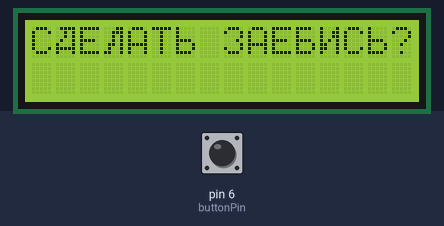
Recording of a sketch running on a simulated Arduino Uno, built with avr-gcc and run on an emulated ATmega328P. Parts: 16×2 character LCD. The inputs (shaded band) are chosen by the test bench; at power-on: pin 6 (buttonPin) HIGH.

Above: at 1.2 s.
1.3 s: pin 6 (buttonPin) pulled LOW for 0.15 s
At 2.0 s:
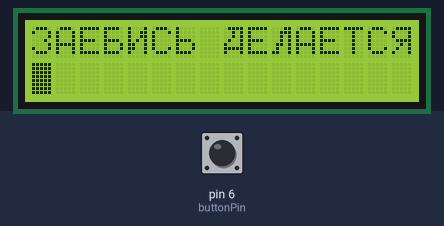
At 17.1 s:
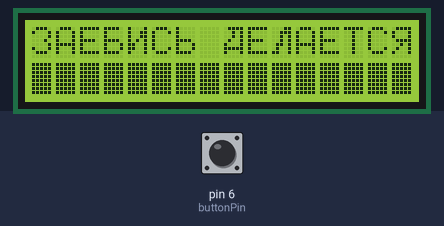
Timing chart, 0 to 18.6 s (numbered marks = the images above; inputs shaded):
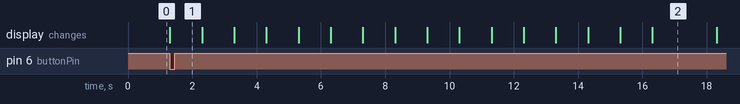

The sketch:

main.ino
```cpp
// include the library code:
#include <LiquidCrystal.h>

byte bukva_B[8]   = {B11110,B10000,B10000,B11110,B10001,B10001,B11110,B00000,}; // Буква "Б"
byte bukva_G[8]   = {B11111,B10001,B10000,B10000,B10000,B10000,B10000,B00000,}; // Буква "Г"
byte bukva_D[8]   = {B01111,B00101,B00101,B01001,B10001,B11111,B10001,B00000,}; // Буква "Д"
byte bukva_ZH[8]  = {B10101,B10101,B10101,B11111,B10101,B10101,B10101,B00000,}; // Буква "Ж"
byte bukva_Z[8]   = {B01110,B10001,B00001,B00010,B00001,B10001,B01110,B00000,}; // Буква "З"
byte bukva_I[8]   = {B10001,B10011,B10011,B10101,B11001,B11001,B10001,B00000,}; // Буква "И"
byte bukva_IY[8]  = {B01110,B00000,B10001,B10011,B10101,B11001,B10001,B00000,}; // Буква "Й"
byte bukva_L[8]   = {B00011,B00111,B00101,B00101,B01101,B01001,B11001,B00000,}; // Буква "Л"
byte bukva_P[8]   = {B11111,B10001,B10001,B10001,B10001,B10001,B10001,B00000,}; // Буква "П"
byte bukva_Y[8]   = {B10001,B10001,B10001,B01010,B00100,B01000,B10000,B00000,}; // Буква "У"
byte bukva_F[8]   = {B00100,B11111,B10101,B10101,B11111,B00100,B00100,B00000,}; // Буква "Ф"
byte bukva_TS[8]  = {B10010,B10010,B10010,B10010,B10010,B10010,B11111,B00001,}; // Буква "Ц"
byte bukva_CH[8]  = {B10001,B10001,B10001,B01111,B00001,B00001,B00001,B00000,}; // Буква "Ч"
byte bukva_Sh[8]  = {B10101,B10101,B10101,B10101,B10101,B10101,B11111,B00000,}; // Буква "Ш"
byte bukva_Shch[8]= {B10101,B10101,B10101,B10101,B10101,B10101,B11111,B00001,}; // Буква "Щ"
byte bukva_Mz[8]  = {B10000,B10000,B10000,B11110,B10001,B10001,B11110,B00000,}; // Буква "Ь"
byte bukva_IYI[8] = {B10001,B10001,B10001,B11001,B10101,B10101,B11001,B00000,}; // Буква "Ы"
byte bukva_Yu[8]  = {B10010,B10101,B10101,B11101,B10101,B10101,B10010,B00000,}; // Буква "Ю"
byte bukva_Ya[8]  = {B01111,B10001,B10001,B01111,B00101,B01001,B10001,B00000,}; // Буква "Я"


// initialize the library by associating any needed LCD interface pin
// with the arduino pin number it is connected to
const int rs = 12, en = 11, d4 = 5, d5 = 4, d6 = 3, d7 = 2;
LiquidCrystal lcd(rs, en, d4, d5, d6, d7);
const int buttonPin = 6;
int buttonState = 0;


void setup() {
  // set up the LCD's number of columns and rows:
  lcd.begin(16, 2);
  lcd.createChar(1, bukva_D);      // Создаем символ под номером 1
  lcd.createChar(2, bukva_L);      // Создаем символ под номером 2
  lcd.createChar(3, bukva_Mz);      // Создаем символ под номером 3
  lcd.createChar(4, bukva_Z);      // Создаем символ под номером 4
  lcd.createChar(5, bukva_B);      // Создаем символ под номером 5
  lcd.createChar(6, bukva_I);      // Создаем символ под номером 6
  lcd.createChar(7, bukva_Ya);      // Создаем символ под номером 7
  // lcd.createChar(8, bukva_L);      // Создаем символ под номером 8
  pinMode(buttonPin, INPUT);

}


void print_phrase_1(){
 lcd.setCursor(0, 0);             // Устанавливаем курсор на 1 строку ячейку 3
 lcd.print("C\1E\2AT\3 \4AE\5\6C\3?");    //Сделать заебись?

}


void print_phrase_2(){
 lcd.setCursor(0, 0);             // Устанавливаем курсор на 1 строку ячейку 3
 lcd.print("\4AE\5\6C\3 \1E\2AETC\7");                 //Заебись делается

}


void print_phrase_3(){
 lcd.setCursor(0, 0);             // Устанавливаем курсор на 1 строку ячейку 3
 lcd.print("\4AE\5\6C\3 C\1E\2AHO!");          // Заебись сделано!
}


void print_load(){
  for (int i=0; i<=16; i++){
    lcd.setCursor(i, 2);
    lcd.print("\xFF");
    delay(1000);
  }
  lcd.clear();
}


void loop() {
  buttonState = digitalRead(buttonPin);
  print_phrase_1();
  if (buttonState == LOW) {
   print_phrase_2();
   print_load();
   print_phrase_3();
   delay(10000);
  }


}
```

Measured:
- after the input at 1.3 s, the display: changes at once (image 1)
